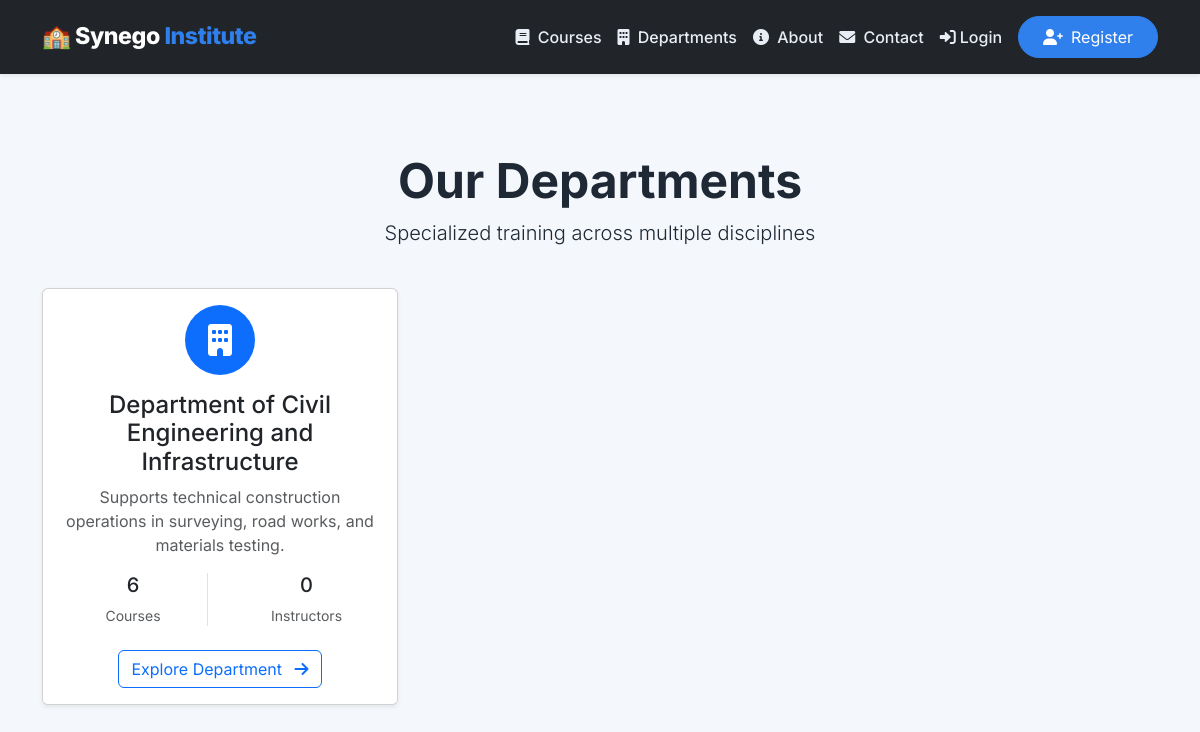
Screenshot of /departments/ with the database file from the repository.
### lms/models.py (models this page shows, shortened)
class Department(models.Model):
    STATUS_CHOICES = (
        ('active', 'Active'),
        ('inactive', 'Inactive'),
        ('pending', 'Pending Approval'),
    )
    name = models.CharField(max_length=100, unique=True)
    slug = models.SlugField(unique=True, blank=True, null=True)
    code = models.CharField(max_length=20, unique=True, help_text="Department code (e.g., BT, EME, CE)")
    description = models.TextField()
    mission = models.TextField(blank=True, help_text="Department mission statement")
    vision = models.TextField(blank=True, help_text="Department vision statement")
    infrastructure = models.TextField(help_text="Required infrastructure (workshops, labs, etc.)")
    resources = models.TextField(help_text="Tools, equipment, software needed")
    min_instructors = models.PositiveIntegerField(default=1, help_text="Minimum instructors required")
    max_capacity = models.PositiveIntegerField(default=100, help_text="Maximum student capacity")
    head = models.ForeignKey(
        User, null=True, blank=True, on_delete=models.SET_NULL,
        limit_choices_to={'role__in': ['dept_head', 'admin']},
        related_name='headed_depts'
    )
    contact_email = models.EmailField(blank=True)
    contact_phone = models.CharField(max_length=20, blank=True)
    office_location = models.CharField(max_length=200, blank=True)
    status = models.CharField(max_length=20, choices=STATUS_CHOICES, default='active')
    created_at = models.DateTimeField(auto_now_add=True)
    updated_at = models.DateTimeField(auto_now=True)
    class Meta:
        ordering = ['name']
        verbose_name = "Department"
        verbose_name_plural = "Departments"
        indexes = [
            models.Index(fields=['code', 'status']),
            models.Index(fields=['name']),
        ]
    @property
    def total_instructors(self):
        return self.members.filter(role='instructor').count()
    @property
    def total_courses(self):
        return self.courses.filter(is_active=True).count()

### lms/views.py (the view)
# urls.py: path('departments/', views.department_list, name='department_list'),
def department_list(request):
    departments = Department.objects.filter(status='active')
    return render(request, 'lms/departments/department_list.html', {'departments': departments})

### lms/context_processors.py (called while the page is built, shortened)
def app_info(request):
    return {
        "APP_NAME": "Synego Training Institute",
    }

def sidebar_context(request):
    context = {
        'sidebar_active_page': None,
        'user_role': None,
    }
    if not request.user.is_authenticated:
        return context

### lms/templates/lms/departments/department_list.html (shortened to what this page needs)
{% extends "lms/base.html" %}
{% block content %}
<div class="container py-4">
    <div class="row mb-4">
        <div class="col-12 text-center">
            <h1 class="display-5 fw-bold">Our Departments</h1>
            <p class="lead">Specialized training across multiple disciplines</p>
        </div>
    </div>
    <div class="row">
        {% for department in departments %}
            <div class="col-lg-4 col-md-6 mb-4">
                <div class="card h-100 shadow-sm">
                    <div class="card-body text-center">
                        <div class="rounded-circle bg-primary text-white d-inline-flex align-items-center justify-content-center mb-3" style="width: 70px; height: 70px;">
                            <i class="fas fa-building fa-2x"></i>
                        </div>
                        <h4 class="card-title">{{ department.name }}</h4>
                        <p class="card-text text-muted">{{ department.description|truncatewords:25 }}</p>
                        <div class="row text-center mt-3">
                            <div class="col-6">
                                <div class="border-end">
                                    <h5>{{ department.total_courses }}</h5>
                                    <small class="text-muted">Courses</small>
                                </div>
                            </div>
                            <div class="col-6">
                                <h5>{{ department.total_instructors }}</h5>
                                <small class="text-muted">Instructors</small>
                            </div>
                        </div>
                    </div>
                    <div class="card-footer bg-white border-0 pb-3 text-center">
                        <a href="{% url 'lms:department_detail' department.slug %}" class="btn btn-outline-primary">
                            Explore Department <i class="fas fa-arrow-right ms-2"></i>
                        </a>
                    </div>
                </div>
            </div>
        {% empty %}
            <div class="col-12 text-center py-5">
                <i class="fas fa-building fa-4x text-muted mb-3"></i>
                <h3>No departments found</h3>
                <p class="text-muted">Departments will appear here once created.</p>
            </div>
        {% endfor %}
    </div>
</div>
{% endblock %}

### lms/templates/lms/base.html (style rules this page uses)
:root { --primary-color: #1f3a5d; --secondary-color: #2f80ed; --accent-color: #17a2b8; --bg-light: #f4f7fb; --bg-dark: #1d2833; --text-muted: #6c7a91; --surface: #ffffff; --surface-alt: #f9fbff; }
* { box-sizing: border-box; }
body { font-family: 'Inter', sans-serif; background-color: var(--bg-light); color: #1f2835; margin: 0; padding-top: 80px; }

### rows the page displays
Department: name "Department of Civil Engineering and Infrastructure", description "Supports technical construction operations in surveying, road works, and materials testing.", total_courses "6", total_instructors "0"
